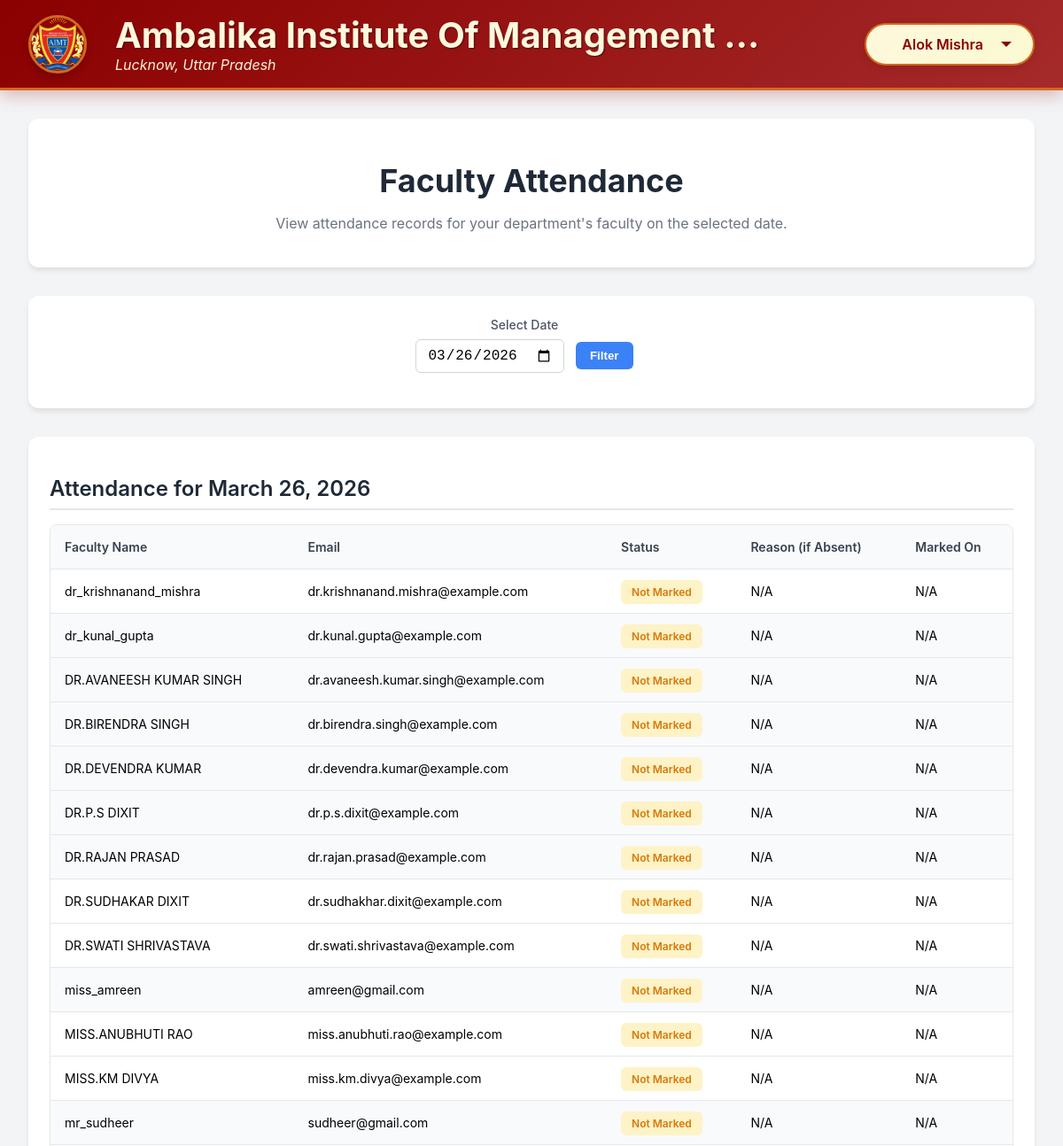
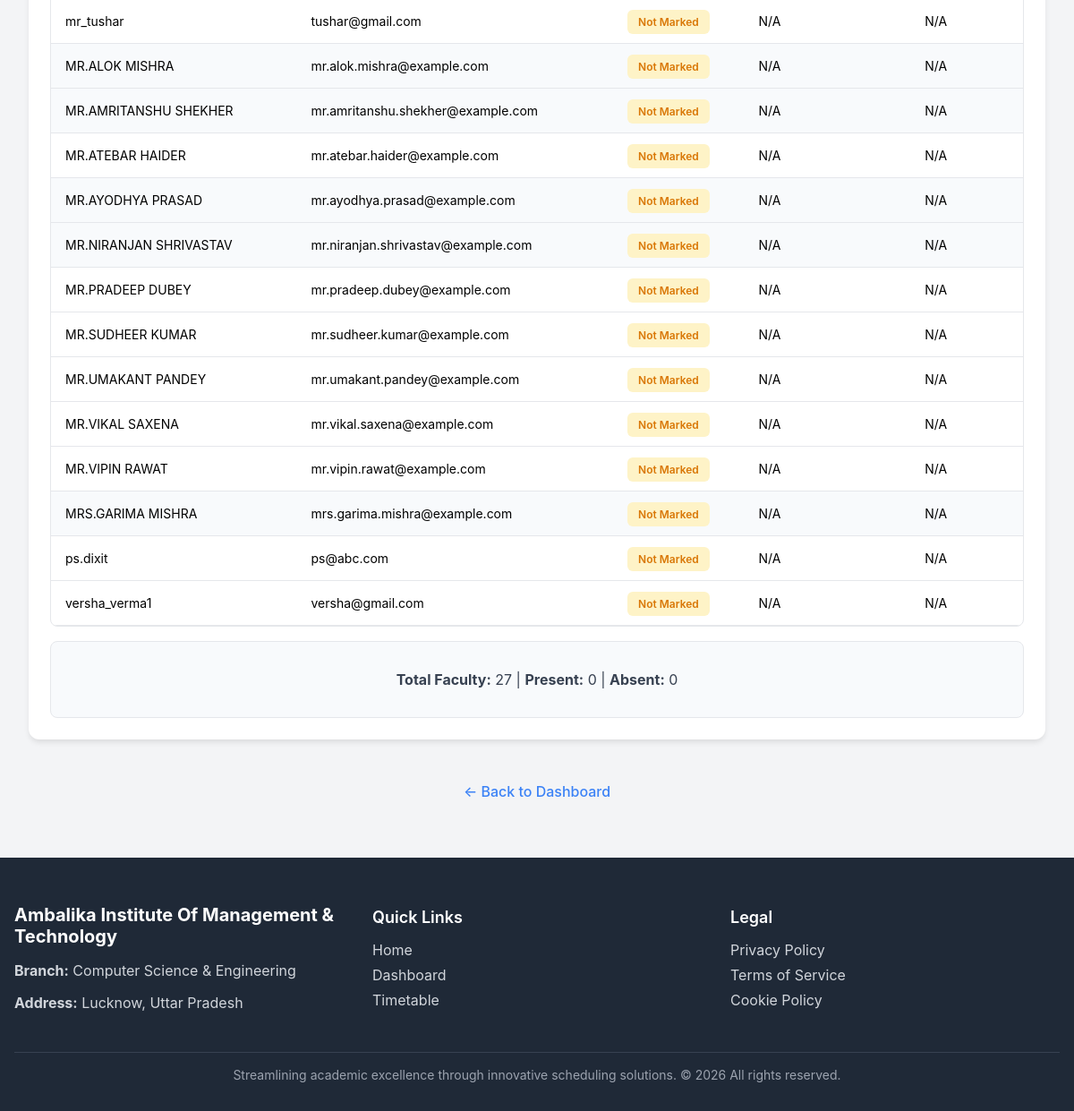
The app's page /hod/faculty_attendance.php (signed in) with its own data (2 pictures, top to bottom).
### tables this page shows
CREATE TABLE IF NOT EXISTS `hod` (
  `hod_id` int NOT NULL AUTO_INCREMENT,
  `user_id` int NOT NULL,
  `branch_id` int NOT NULL,
  `hod_name` varchar(100) NOT NULL,
  `email` varchar(100) NOT NULL,
  `created_by` int NOT NULL,
  `created_at` timestamp NULL DEFAULT CURRENT_TIMESTAMP,
  `college_name` varchar(255) DEFAULT NULL,
  `address` varchar(255) DEFAULT NULL,
  `college_logo` varchar(255) DEFAULT NULL,
  PRIMARY KEY (`hod_id`),
  UNIQUE KEY `email` (`email`),
  KEY `user_id` (`user_id`),
  KEY `branch_id` (`branch_id`),
  KEY `created_by` (`created_by`),
  CONSTRAINT `hod_ibfk_1` FOREIGN KEY (`user_id`) REFERENCES `users` (`user_id`) ON DELETE CASCADE,
  CONSTRAINT `hod_ibfk_2` FOREIGN KEY (`branch_id`) REFERENCES `branches` (`branch_id`) ON DELETE CASCADE,
  CONSTRAINT `hod_ibfk_3` FOREIGN KEY (`created_by`) REFERENCES `users` (`user_id`) ON DELETE RESTRICT
);

CREATE TABLE IF NOT EXISTS `faculty` (
  `faculty_id` int NOT NULL AUTO_INCREMENT,
  `user_id` int NOT NULL,
  `branch_id` int NOT NULL,
  `faculty_name` varchar(100) NOT NULL,
  `email` varchar(100) NOT NULL,
  `created_by` int NOT NULL,
  `created_at` timestamp NULL DEFAULT CURRENT_TIMESTAMP,
  `password` varchar(100) DEFAULT NULL,
  `is_coordinator` tinyint(1) DEFAULT '0',
  PRIMARY KEY (`faculty_id`),
  UNIQUE KEY `email` (`email`),
  KEY `user_id` (`user_id`),
  KEY `branch_id` (`branch_id`),
  KEY `created_by` (`created_by`),
  CONSTRAINT `faculty_ibfk_1` FOREIGN KEY (`user_id`) REFERENCES `users` (`user_id`) ON DELETE CASCADE,
  CONSTRAINT `faculty_ibfk_2` FOREIGN KEY (`branch_id`) REFERENCES `branches` (`branch_id`) ON DELETE CASCADE,
  CONSTRAINT `faculty_ibfk_3` FOREIGN KEY (`created_by`) REFERENCES `users` (`user_id`) ON DELETE RESTRICT
);

CREATE TABLE IF NOT EXISTS `branches` (
  `branch_id` int NOT NULL AUTO_INCREMENT,
  `branch_name` varchar(100) NOT NULL,
  `created_at` timestamp NULL DEFAULT CURRENT_TIMESTAMP,
  PRIMARY KEY (`branch_id`),
  UNIQUE KEY `branch_name` (`branch_name`)
);

### hod/faculty_attendance.php (the view, shortened to what this page needs)
<?php
include '../include/db.php';
include 'header.php';
$query = "SELECT h.branch_id FROM hod h WHERE h.user_id = " . (int)$_SESSION['user_id'];
$result = mysqli_query($conn, $query);
$hod_data = mysqli_fetch_assoc($result);
$branch_id = $hod_data['branch_id'];
$date = isset($_GET['date']) ? mysqli_real_escape_string($conn, $_GET['date']) : date('Y-m-d');
$faculty_query = "SELECT f.faculty_id, f.faculty_name, f.email
                  FROM faculty f
                  WHERE f.branch_id = $branch_id
                  ORDER BY f.faculty_name";
$faculty_result = mysqli_query($conn, $faculty_query);
$faculty_list = [];
while ($row = mysqli_fetch_assoc($faculty_result)) {
    $faculty_list[$row['faculty_id']] = $row;
}
$attendance_data = [];
?>
<div class="container">
    <div class="page-header">
        <h1 class="page-title">Faculty Attendance</h1>
        <p class="page-subtitle">View attendance records for your department's faculty on the selected date.</p>
    </div>
    <div class="section">
        <form method="get" class="date-filter-form">
            <div class="form-group">
                <label for="date">Select Date</label>
                <input type="date" id="date" name="date" value="<?php echo htmlspecialchars($date); ?>" class="form-input" required>
                <button type="submit" class="btn-primary">Filter</button>
            </div>
        </form>
    </div>
    <div class="section">
        <h2 class="section-title">Attendance for <?php echo date('F j, Y', strtotime($date)); ?></h2>
        <?php if (empty($faculty_list)): ?>
            <div class="no-requests">
                <p>No faculty found in your department.</p>
            </div>
        <?php else: ?>
            <div class="table-wrapper">
                <table class="data-table">
                    <thead>
                        <tr>
                            <th>Faculty Name</th>
                            <th>Email</th>
                            <th>Status</th>
                            <th>Reason (if Absent)</th>
                            <th>Marked On</th>
                        </tr>
                    </thead>
                    <tbody>
                        <?php foreach ($faculty_list as $faculty_id => $faculty): ?>
                            <?php
                            $attendance = $attendance_data[$faculty_id] ?? null;
                            $status = $attendance ? ucfirst($attendance['status']) : 'Not Marked';
                            $reason = $attendance && $attendance['status'] === 'absent' && !empty($attendance['reason']) ? htmlspecialchars($attendance['reason']) : 'N/A';
                            $marked_on = $attendance ? date('M j, Y g:i A', strtotime($attendance['attendance_date'])) : 'N/A';
                            ?>
                            <tr class="<?php echo ($faculty_id % 2 == 0) ? 'even-row' : ''; ?>">
                                <td><?php echo htmlspecialchars($faculty['faculty_name']); ?></td>
                                <td><?php echo htmlspecialchars($faculty['email']); ?></td>
                                <td>
                                    <span class="status-badge <?php echo ($status === 'Present') ? 'status-present' : (($status === 'Absent') ? 'status-absent' : 'status-pending'); ?>">
                                        <?php echo $status; ?>
                                    </span>
                                </td>
                                <td title="<?php echo $reason; ?>"><?php echo $reason; ?></td>
                                <td><?php echo $marked_on; ?></td>
                            </tr>
                        <?php endforeach; ?>
                    </tbody>
                </table>
            </div>
            <div class="attendance-summary">
                <p><strong>Total Faculty:</strong> <?php echo count($faculty_list); ?> |
                   <strong>Present:</strong> <?php echo count(array_filter($faculty_list, function($f) use ($attendance_data) { return isset($attendance_data[$f['faculty_id']]) && $attendance_data[$f['faculty_id']]['status'] === 'present'; })); ?> |
                   <strong>Absent:</strong> <?php echo count(array_filter($faculty_list, function($f) use ($attendance_data) { return isset($attendance_data[$f['faculty_id']]) && $attendance_data[$f['faculty_id']]['status'] === 'absent'; })); ?></p>
            </div>
        <?php endif; ?>
    </div>
    <div style="text-align: center; margin-top: 2rem;">
        <a href="hod_dashboard.php" class="back-link">← Back to Dashboard</a>
    </div>
</div>
<?php include 'footer.php'; ?>

### hod/header.php (shortened to what this page needs)
<?php
include __DIR__ . '/../include/db.php';
$user_name = "User Profile";
$college_name = "College Name";
$college_address = "College Address";
$college_logo = "https://placehold.co/100x100/A0AEC0/4A5563?text=U";
if (isset($_SESSION['user_id']) && isset($_SESSION['role'])) {
    if ($_SESSION['role'] === 'hod') {
        $query = "SELECT hod_name, college_name, address, college_logo FROM hod WHERE user_id = " . (int)$_SESSION['user_id'];
        $result = mysqli_query($conn, $query);
        if ($result && mysqli_num_rows($result) > 0) {
            $user_data = mysqli_fetch_assoc($result);
            $user_name = htmlspecialchars($user_data['hod_name']);
            $college_name = htmlspecialchars($user_data['college_name']);
            $college_address = htmlspecialchars($user_data['address']);
            $logo_filename = trim($user_data['college_logo']);
            if (!empty($logo_filename) && file_exists(__DIR__ . '/../Logo/' . $logo_filename)) {
                $college_logo = '../Logo/' . htmlspecialchars($logo_filename);
            } elseif (!empty($logo_filename) && file_exists(__DIR__ . '/../logo/' . $logo_filename)) {
                $college_logo = '../logo/' . htmlspecialchars($logo_filename);
            } else {
                $college_logo = $college_logo;
            }
        }
    }
}
?>
<!DOCTYPE html>
<html lang="en">
<head>
</head>
<body>
    <header class="header-container">
        <div class="header-left">
            <img class="college-logo" src="<?php echo htmlspecialchars($college_logo); ?>" alt="College Logo">
            <div class="college-info">
                <span class="college-name"><?php echo $college_name; ?></span>
                <span class="college-address"><?php echo $college_address; ?></span>
            </div>
        </div>
        <div class="header-right">
            <div id="profile-menu-button" class="profile-button">
                <span class="profile-name"><?php echo $user_name; ?></span>
                <div class="profile-arrow"></div>
            </div>
        </div>
    </header>
</body>
</html>

### hod/footer.php (shortened to what this page needs)
<?php
include '../include/db.php';
if (isset($_SESSION['user_id']) && $_SESSION['role'] === 'hod') {
    $query = "SELECT b.branch_name, h.college_name, h.address FROM hod h JOIN branches b ON h.branch_id = b.branch_id WHERE h.user_id = " . (int)$_SESSION['user_id'];
    $result = mysqli_query($conn, $query);
    if ($result && mysqli_num_rows($result) > 0) {
        $hod_data = mysqli_fetch_assoc($result);
        $branch_name = $hod_data['branch_name'];
        $college_name = $hod_data['college_name'] ?? 'Unknown College';
        $college_address = $hod_data['address'] ?? 'No address available';
    } else {
        $branch_name = 'Unknown Branch';
        $college_name = 'Unknown College';
        $college_address = 'No address available';
    }
} else {
    $branch_name = 'Timetable Management System';
    $college_name = 'Timetable Management System';
    $college_address = '';
}
?>
<footer>
    <div class="footer-container">
        <div class="footer-grid">
            <div class="footer-section">
                <h3><?php echo htmlspecialchars($college_name); ?></h3>
                <p><strong>Branch:</strong> <?php echo htmlspecialchars($branch_name); ?></p>
                <p><strong>Address:</strong> <?php echo htmlspecialchars($college_address); ?></p>
            </div>
            <div class="footer-section">
                <h4>Quick Links</h4>
                <ul>
                    <li><a href="#">Home</a></li>
                    <li><a href="#">Dashboard</a></li>
                    <li><a href="#">Timetable</a></li>
                </ul>
            </div>
            <div class="footer-section">
                <h4>Legal</h4>
                <ul>
                    <li><a href="#">Privacy Policy</a></li>
                    <li><a href="#">Terms of Service</a></li>
                    <li><a href="#">Cookie Policy</a></li>
                </ul>
            </div>
        </div>
        <div class="footer-bottom">
            <p>Streamlining academic excellence through innovative scheduling solutions. © <?php echo date("Y"); ?> All rights reserved.</p>
        </div>
    </div>
</footer>
</body>
</html>

### hod/header.php (style rules this page uses)
body { font-family: -apple-system, BlinkMacSystemFont, "Segoe UI", Roboto, Helvetica, Arial, sans-serif; background-color: #821d07ff; margin: 0; padding: 0; }
.header-container { background: linear-gradient(135deg, #8B0000 0%, #A52A2A 100%); box-shadow: 0 4px 20px rgba(139, 0, 0, 0.3); padding: 1rem 2rem; display: flex; justify-content: space-between; align-items: center; position: sticky; top: 0; z-index: 1000; border-bottom: 3px solid #D2691E; }
.header-left { display: flex; align-items: center; flex-grow: 1; flex-basis: 0; min-width: 0; max-width: 75%; }
.college-logo { width: 60px; height: 60px; border-radius: 50%; object-fit: cover; margin-right: 1rem; border: 3px solid #D2691E; flex-shrink: 0; box-shadow: 0 4px 8px rgba(0, 0, 0, 0.2); }
.college-info { display: flex; flex-direction: column; line-height: 1.2; min-width: 0; flex-grow: 1; }
.college-name { font-size: 2.5rem; font-weight: 700; color: #FFF8DC; white-space: nowrap; overflow: hidden; text-overflow: ellipsis; padding-left: 1rem; text-shadow: 1px 1px 2px rgba(0, 0, 0, 0.5); }
.college-address { font-size: 1rem; color: #F5F5DC; white-space: nowrap; overflow: hidden; text-overflow: ellipsis; padding-left: 1rem; font-style: italic; }
.header-right { position: relative; display: flex; align-items: center; margin-left: 1rem; flex-shrink: 0; }
.profile-button { cursor: pointer; padding: 0.75rem 1.5rem; background: linear-gradient(135deg, #FFF8DC 0%, #FAFAD2 100%); border: 2px solid #D2691E; border-radius: 25px; display: flex; align-items: center; transition: all 0.3s ease-in-out; min-width: 140px; justify-content: flex-end; position: relative; box-shadow: 0 2px 10px rgba(0, 0, 0, 0.1); }
.profile-name { font-size: 1rem; font-weight: 600; color: #8B0000; margin-right: 0.75rem; white-space: nowrap; overflow: hidden; text-overflow: ellipsis; }
.profile-arrow { width: 0; height: 0; border-left: 6px solid transparent; border-right: 6px solid transparent; border-top: 6px solid #8B0000; margin-left: 0.5rem; transition: transform 0.3s ease-in-out; }

### hod/faculty_attendance.php (style rules this page uses)
body { font-family: -apple-system, BlinkMacSystemFont, "Segoe UI", Roboto, Helvetica, Arial, sans-serif; background-color: #f3f4f6; margin: 0; padding: 0; }
.container { padding: 2rem; max-width: 1200px; margin: 0 auto; }
.page-header { background-color: #fff; border-radius: 0.75rem; box-shadow: 0 4px 6px -1px rgba(0, 0, 0, 0.1); padding: 1.5rem; margin-bottom: 2rem; text-align: center; }
.page-title { font-size: 2.25rem; font-weight: 700; color: #1f2937; margin-bottom: 0.5rem; }
.page-subtitle { color: #6b7280; font-size: 1rem; }
.section { background-color: #fff; border-radius: 0.75rem; box-shadow: 0 4px 6px -1px rgba(0, 0, 0, 0.1); padding: 1.5rem; margin-bottom: 2rem; }
.section-title { font-size: 1.5rem; font-weight: 600; color: #1f2937; margin-bottom: 1rem; border-bottom: 2px solid #e5e7eb; padding-bottom: 0.5rem; }
.date-filter-form { text-align: center; margin-bottom: 1rem; }
.form-group { display: inline-block; margin-right: 1rem; }
.form-group label { display: block; font-size: 0.875rem; font-weight: 500; color: #4b5563; margin-bottom: 0.5rem; }
.form-input { padding: 0.5rem 0.75rem; border: 1px solid #d1d5db; border-radius: 0.375rem; font-size: 1rem; }
.btn-primary { padding: 0.5rem 1rem; background-color: #3b82f6; color: #fff; border: none; border-radius: 0.375rem; cursor: pointer; font-weight: 600; margin-left: 0.5rem; }
.table-wrapper { overflow-x: auto; border-radius: 0.5rem; border: 1px solid #e5e7eb; }
.data-table { width: 100%; border-collapse: collapse; font-size: 0.875rem; }
.data-table thead tr { background-color: #f9fafb; }
.data-table th, .data-table td { padding: 1rem; border-bottom: 1px solid #e5e7eb; text-align: left; }
.data-table th { font-weight: 600; color: #374151; }
.data-table tr.even-row { background-color: #f8fafc; }
.status-badge { padding: 0.375rem 0.75rem; border-radius: 0.375rem; font-size: 0.75rem; font-weight: 600; }
.status-pending { background-color: #fef3c7; color: #d97706; }
.attendance-summary { text-align: center; padding: 1rem; background-color: #f8fafc; border-radius: 0.5rem; border: 1px solid #e5e7eb; margin-top: 1rem; font-size: 1rem; color: #374151; }
.back-link { display: inline-block; margin-top: 1rem; color: #3b82f6; text-decoration: none; font-weight: 500; }

### records on screen
hod: college_logo (picture), college_name "Ambalika Institute Of Management…", address "Lucknow, Uttar Pradesh", hod_name "Alok Mishra", college_name "Ambalika Institute Of Management & Technology"
faculty: faculty_name "dr_krishnanand_mishra", email "dr.krishnanand.mishra@example.com", status "Not Marked", reason "N/A", marked_on "N/A"
faculty: faculty_name "dr_kunal_gupta", email "dr.kunal.gupta@example.com", status "Not Marked", reason "N/A", marked_on "N/A"
faculty: faculty_name "DR.AVANEESH KUMAR SINGH", email "dr.avaneesh.kumar.singh@example.com", status "Not Marked", reason "N/A", marked_on "N/A"
faculty: faculty_name "DR.BIRENDRA SINGH", email "dr.birendra.singh@example.com", status "Not Marked", reason "N/A", marked_on "N/A"
faculty: faculty_name "DR.DEVENDRA KUMAR", email "dr.devendra.kumar@example.com", status "Not Marked", reason "N/A", marked_on "N/A"
faculty: faculty_name "DR.P.S DIXIT", email "dr.p.s.dixit@example.com", status "Not Marked", reason "N/A", marked_on "N/A"
faculty: faculty_name "DR.RAJAN PRASAD", email "dr.rajan.prasad@example.com", status "Not Marked", reason "N/A", marked_on "N/A"
faculty: faculty_name "DR.SUDHAKAR DIXIT", email "dr.sudhakhar.dixit@example.com", status "Not Marked", reason "N/A", marked_on "N/A"
faculty: faculty_name "DR.SWATI SHRIVASTAVA", email "dr.swati.shrivastava@example.com", status "Not Marked", reason "N/A", marked_on "N/A"
faculty: faculty_name "miss_amreen", email "amreen@gmail.com", status "Not Marked", reason "N/A", marked_on "N/A"
faculty: faculty_name "MISS.ANUBHUTI RAO", email "miss.anubhuti.rao@example.com", status "Not Marked", reason "N/A", marked_on "N/A"
faculty: faculty_name "MISS.KM DIVYA", email "miss.km.divya@example.com", status "Not Marked", reason "N/A", marked_on "N/A"
faculty: faculty_name "mr_sudheer", email "sudheer@gmail.com", status "Not Marked", reason "N/A", marked_on "N/A"
faculty: faculty_name "mr_tushar", email "tushar@gmail.com", status "Not Marked", reason "N/A", marked_on "N/A"
faculty: faculty_name "MR.ALOK MISHRA", email "mr.alok.mishra@example.com", status "Not Marked", reason "N/A", marked_on "N/A"
faculty: faculty_name "MR.AMRITANSHU SHEKHER", email "mr.amritanshu.shekher@example.com", status "Not Marked", reason "N/A", marked_on "N/A"
faculty: faculty_name "MR.ATEBAR HAIDER", email "mr.atebar.haider@example.com", status "Not Marked", reason "N/A", marked_on "N/A"
faculty: faculty_name "MR.AYODHYA PRASAD", email "mr.ayodhya.prasad@example.com", status "Not Marked", reason "N/A", marked_on "N/A"
faculty: faculty_name "MR.NIRANJAN SHRIVASTAV", email "mr.niranjan.shrivastav@example.com", status "Not Marked", reason "N/A", marked_on "N/A"
faculty: faculty_name "MR.PRADEEP DUBEY", email "mr.pradeep.dubey@example.com", status "Not Marked", reason "N/A", marked_on "N/A"
faculty: faculty_name "MR.SUDHEER KUMAR", email "mr.sudheer.kumar@example.com", status "Not Marked", reason "N/A", marked_on "N/A"
faculty: faculty_name "MR.UMAKANT PANDEY", email "mr.umakant.pandey@example.com", status "Not Marked", reason "N/A", marked_on "N/A"
faculty: faculty_name "MR.VIKAL SAXENA", email "mr.vikal.saxena@example.com", status "Not Marked", reason "N/A", marked_on "N/A"
faculty: faculty_name "MR.VIPIN RAWAT", email "mr.vipin.rawat@example.com", status "Not Marked", reason "N/A", marked_on "N/A"
faculty: faculty_name "MRS.GARIMA MISHRA", email "mrs.garima.mishra@example.com", status "Not Marked", reason "N/A", marked_on "N/A"
faculty: faculty_name "ps.dixit", email "ps@abc.com", status "Not Marked", reason "N/A", marked_on "N/A"
faculty: faculty_name "versha_verma1", email "versha@gmail.com", status "Not Marked", reason "N/A", marked_on "N/A"
branches: branch_name "Computer Science & Engineering"

### other values on screen
date('F j, Y', strtotime($date)) "March 26, 2026"
count($faculty_list) "27"
